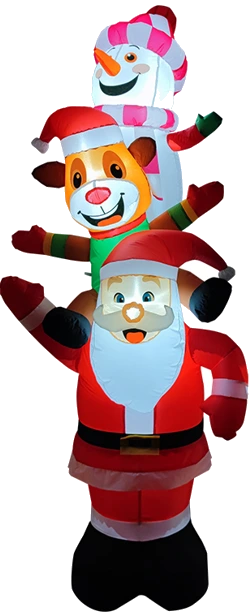
#> input picture images/editorial/QM01185-2M-cutout.webp, 251 x 613 px, given in place of QM0924-3M.png, which was not available; the run also reads 1 picture not shown here
$ python build_editorial_assets.py
#> lines starting #> are read from the running program, lines starting #| are printed output that depends on the picture; pictures that were not available may be replaced by others from this repository, and a replacement may not be noted
from pathlib import Path

from PIL import Image


ROOT = Path(__file__).resolve().parents[1]
OUT = ROOT / 'images' / 'editorial'
SOURCE = ROOT / 'output' / 'asset-review'


def studio(name, products):
#> called with name = 'studio-christmas.webp'
    stage = Image.new('RGB', (2000, 1000), 'white')
#> stage: PIL image 2000x1000 RGB; every value is 255
    for filename, box in products:
        image = Image.open(SOURCE / filename).convert('RGB')
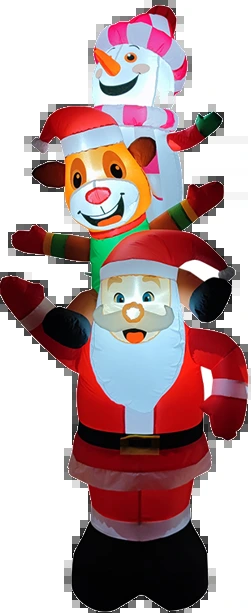
#> image: PIL image 251x613 RGB; mean R, G, B 181.4, 157.3, 158.3
        image.thumbnail((box[2], box[3]), Image.Resampling.LANCZOS)
        stage.paste(image, (box[0] + (box[2] - image.width) // 2,
                            box[1] + box[3] - image.height))
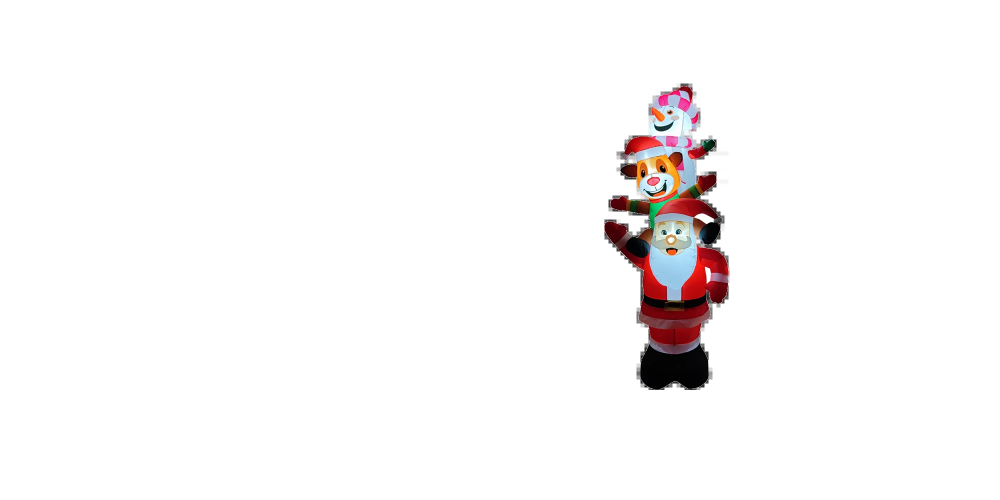
#> stage: PIL image 2000x1000 RGB (shown at 1/2 size); mean R, G, B 249.3, 247.5, 247.6
#> pass 2 of the loop in studio, `for filename, box in products:`:
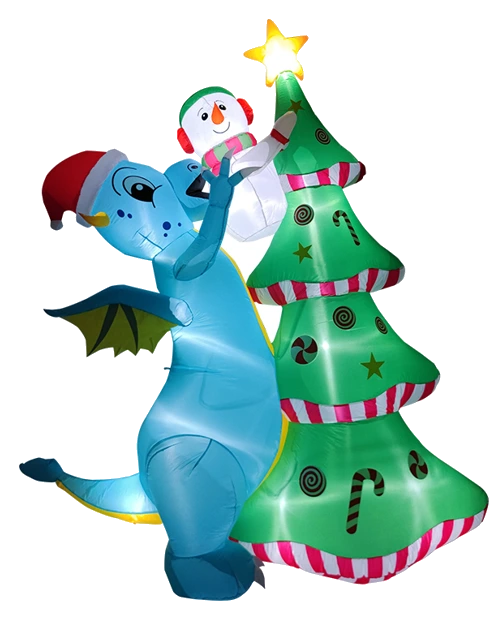
#> input picture images/editorial/QM0924-3M-cutout.webp, 499 x 621 px, given in place of QM01185-2M.png, which was not available
#> in studio, `image.thumbnail((box[2], box[3]), Image.Resampling.LANCZOS)`:
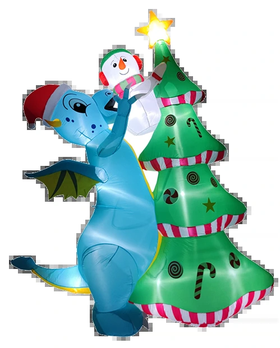
#> image: PIL image 280x348 RGB; mean R, G, B 174.9, 204.2, 200.6
#> in studio, `stage.paste(image, (box[0] + (box[2] - image.width) // 2, box[1] + box..`:
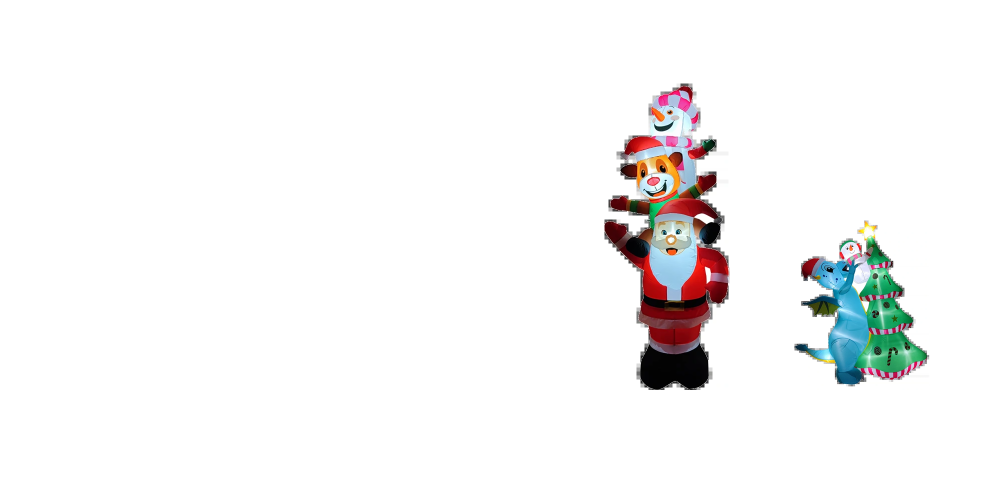
#> stage: PIL image 2000x1000 RGB (shown at 1/2 size); mean R, G, B 245.4, 245, 244.9
    stage.save(OUT / name, 'WEBP', quality=94, method=6)


studio('studio-christmas.webp', [('QM0924-3M.png', (1080, 130, 510, 650)),
                               ('QM01185-2M.png', (1580, 180, 280, 600))])
studio('studio-halloween.webp', [('QM1524-1.5M.png', (1080, 220, 760, 650))])
#> call 2 of studio, with name = 'studio-halloween.webp'
#> in studio (call 2), `stage.paste(image, (box[0] + (box[2] - image.width) // 2, box[1] + box..`:
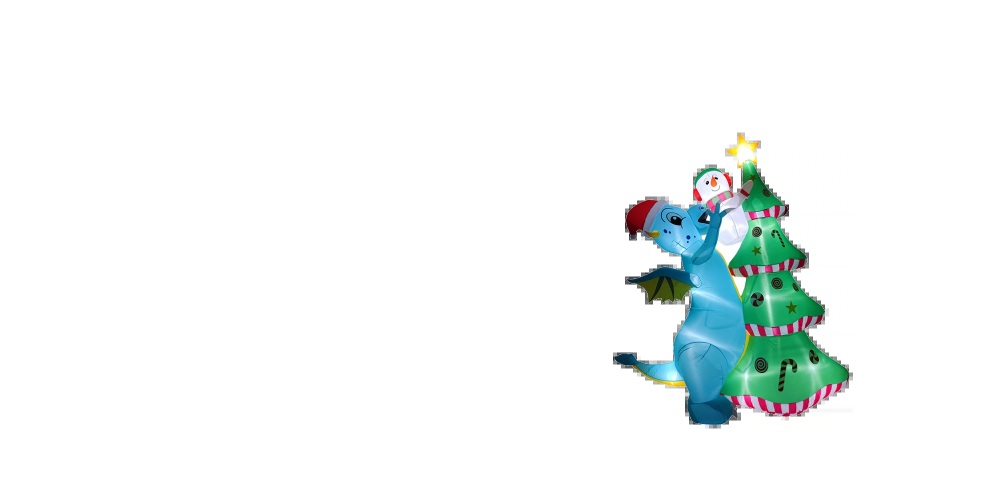
#> stage: PIL image 2000x1000 RGB (shown at 1/2 size); mean R, G, B 242.6, 247.1, 246.6

for filename in ('christmas-interior', 'holiday-mantel', 'gift-flatlay',
                 'christmas-detail', 'halloween-display'):
    image = Image.open(OUT / f'{filename}.jpg').convert('RGB')
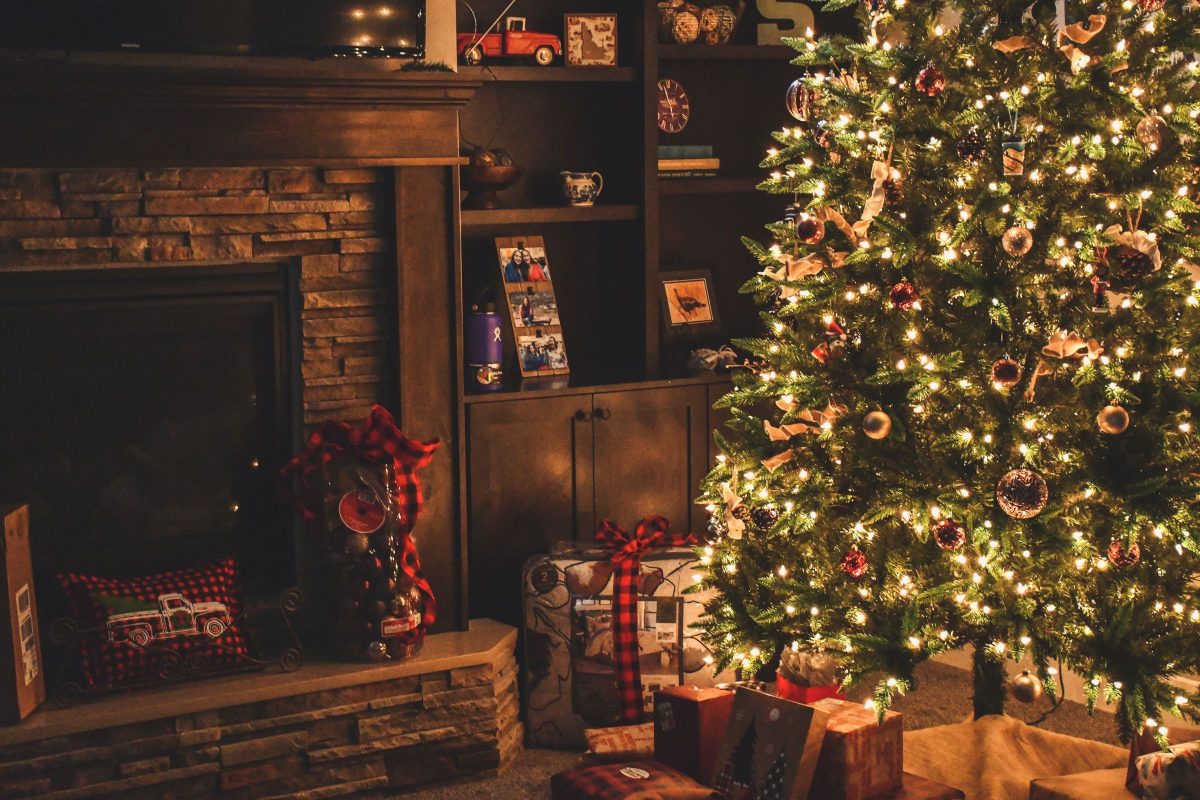
#> input picture images/editorial/christmas-interior.jpg, 2400 x 1600 px (shown at 1/2 size)
#> image is the input picture: PIL image 2400x1600 RGB; mean R, G, B 83.9, 60.2, 41
    image.save(OUT / f'{filename}.webp', 'WEBP', quality=87, method=6)
#> pass 2 of the loop `for filename in ('christmas-interior', 'holiday-mantel', 'gift-flatlay',`:
#> (the run stopped early here; a loop or call above may not have finished)
